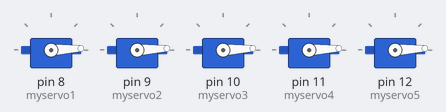
Simulated run of this sketch. Board: Arduino Uno, built with avr-gcc and run on an emulated ATmega328P. Shown: 5 × servo.

Above: at 0.05 s.
At 0.45 s:
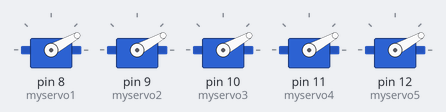
At 0.65 s:
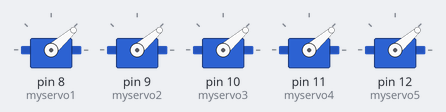
At 1.3 s:
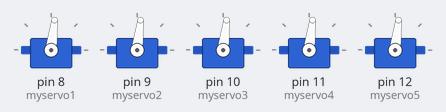
At 1.9 s:
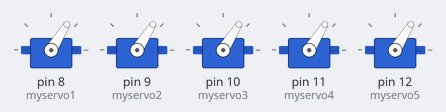
At 2.55 s:
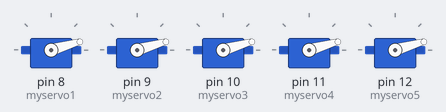
Timing chart, 0 to 6.4 s (numbered marks = the images above):
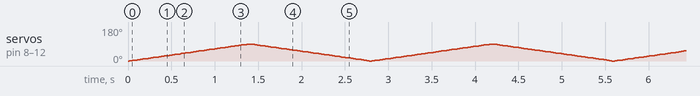

The sketch:

codeRobotArm__servo_.ino
```cpp
// C++ code
//
#include <Servo.h>

Servo myservo1;  // create servo object to control a servo
Servo myservo2;
Servo myservo3;
Servo myservo4;
Servo myservo5;

// twelve servo objects can be created on most boards

int pos = 0;    // variable to store the servo position

void setup() {
  myservo1.attach(8);
  myservo2.attach(9);
  myservo3.attach(10);
  myservo4.attach(11);
  myservo5.attach(12);// attaches the servo to the servo object
}

void loop() {
  for (pos = 0; pos <= 90; pos += 1) { // goes from 0 degrees to 90 degrees
    // in steps of 1 degree
    myservo1.write(pos);              // tell servo to go to position in variable 'pos'
    myservo2.write(pos);
    myservo3.write(pos);
    myservo4.write(pos);
    myservo5.write(pos);
    delay(15);                       // waits 15ms for the servo to reach the position
  }
  for (pos = 90; pos >= 0; pos -= 1) { // goes from 90 degrees to 0 degrees
    myservo1.write(pos);              // tell servo to go to position in variable 'pos'
    myservo2.write(pos);
    myservo3.write(pos);
    myservo4.write(pos);
    myservo5.write(pos);
    delay(15);                       // waits 15ms for the servo to reach the position
  }

}
```
